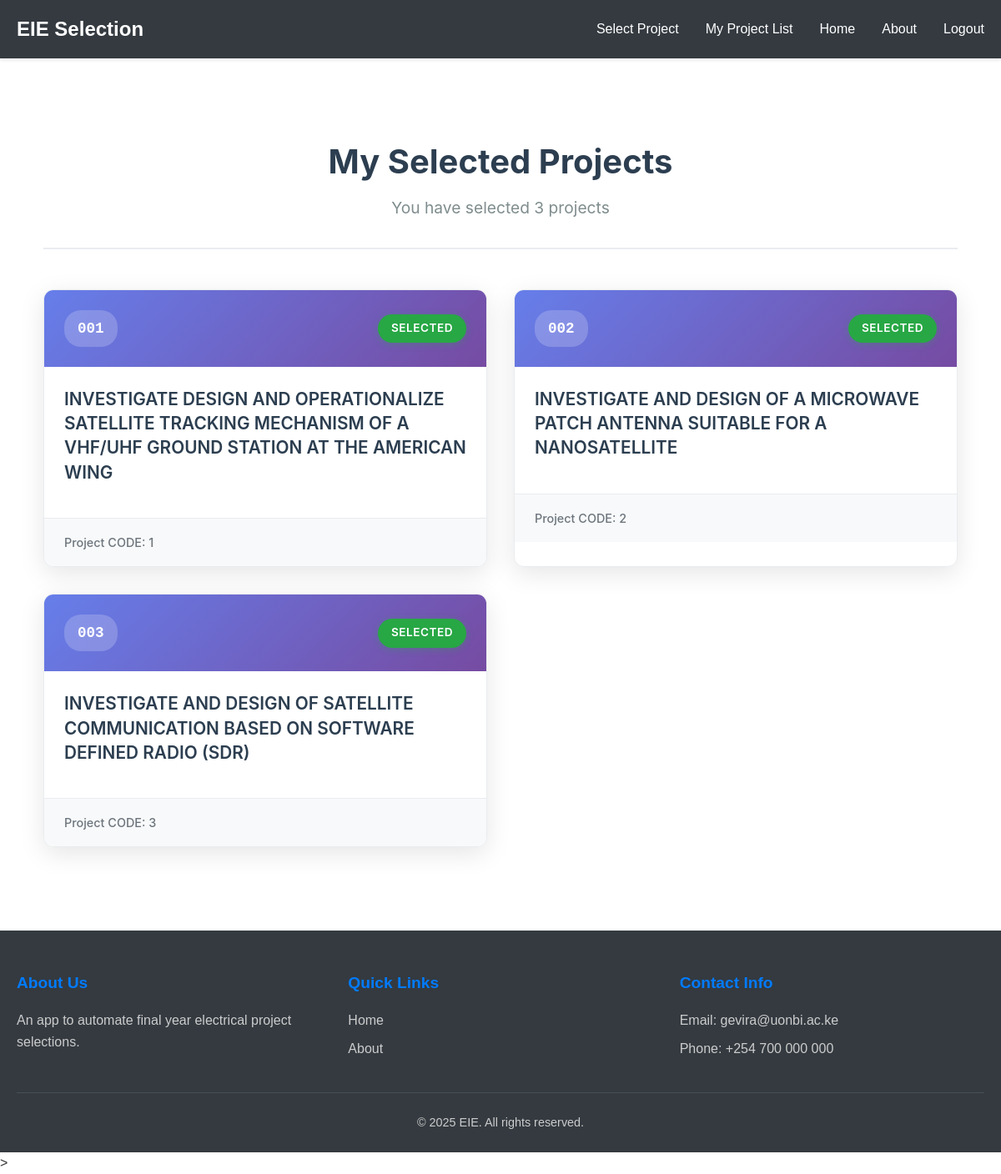
Screenshot of /my-projects/ (signed in) with the database file from the repository.
### base/models.py (models this page shows, shortened)
class Project(models.Model):
    project_title = models.CharField(max_length=255, default='')
    project_number = models.TextField(blank=True, null=True)

### base/views.py (the view)
# urls.py: path('my-projects/', views.user_selected_projects, name='my_projects'),
@login_required
def user_selected_projects(request):
    user_selections = UserProjectSelection.objects.filter(user=request.user)
    selected_projects = [selection.project for selection in user_selections]
    context = {
        'selected_projects': selected_projects,
        'selection_count': len(selected_projects),
    }
    return render(request, 'base/user_selected_projects.html', context)

### base/templates/base/user_selected_projects.html (shortened to what this page needs)
{% extends 'base/base.html'%}
{% block content %}
<div class="selected-projects-container">
    <div class="header-section">
        <h1>My Selected Projects</h1>
        <p class="subtitle">You have selected {{ selection_count }} project{{ selection_count|pluralize }}</p>
    </div>
    {% if selected_projects %}
    <div class="projects-grid">
        {% for project in selected_projects %}
        <div class="project-card">
            <div class="project-header">
                <div class="project-number">{{ project.project_number }}</div>
                <div class="selection-badge">Selected</div>
            </div>
            <div class="project-content">
                <h3 class="project-title">{{ project.project_title }}</h3>
            </div>
            <div class="project-footer">
                <span class="project-info">Project CODE: {{ project.id }}</span>
            </div>
        </div>
        {% endfor %}
    </div>
    {% endif %}
</div>
{% endblock content %}

### base/static/base.css (style rules this page uses)
* { margin: 0; padding: 0; box-sizing: border-box; }
body { font-family: 'Arial', sans-serif; line-height: 1.6; color: #333; background-color: #fff; min-height: 100vh; display: flex; flex-direction: column; justify-content: center; }
h1, h2, h3, h4, h5, h6 { margin-bottom: 0.5rem; font-weight: 600; }
p { margin-bottom: 1rem; }

### base/static/user_selected_project.css (style rules this page uses)
.selected-projects-container { max-width: 1200px; margin: 0 auto; padding: 2rem; font-family: -apple-system, BlinkMacSystemFont, 'Segoe UI', Roboto, Oxygen, Ubuntu, Cantarell, sans-serif; }
.header-section { text-align: center; margin-bottom: 3rem; padding-bottom: 2rem; border-bottom: 2px solid #e9ecef; }
.header-section h1 { color: #2c3e50; font-size: 2.5rem; margin-bottom: 0.5rem; font-weight: 700; }
.subtitle { color: #7f8c8d; font-size: 1.2rem; font-weight: 400; margin: 0; }
.projects-grid { display: grid; grid-template-columns: repeat(auto-fit, minmax(350px, 1fr)); gap: 2rem; margin-bottom: 3rem; }
.project-card { background: white; border-radius: 12px; box-shadow: 0 8px 30px rgba(0, 0, 0, 0.1); overflow: hidden; transition: all 0.3s ease; border: 1px solid #e9ecef; }
.project-header { background: linear-gradient(135deg, #667eea 0%, #764ba2 100%); color: white; padding: 1.5rem; display: flex; justify-content: space-between; align-items: center; }
.project-number { font-size: 1.1rem; font-weight: 700; font-family: 'Monaco', 'Consolas', monospace; background: rgba(255, 255, 255, 0.2); padding: 0.5rem 1rem; border-radius: 20px; backdrop-filter: blur(10px); }
.selection-badge { background: #28a745; color: white; padding: 0.4rem 1rem; border-radius: 20px; font-size: 0.85rem; font-weight: 600; text-transform: uppercase; letter-spacing: 0.5px; box-shadow: 0 2px 8px rgba(40, 167, 69, 0.3); }
.project-content { padding: 1.5rem; }
.project-title { color: #2c3e50; font-size: 1.3rem; font-weight: 600; margin: 0 0 1rem 0; line-height: 1.4; }
.project-footer { padding: 1rem 1.5rem; background: #f8f9fa; border-top: 1px solid #e9ecef; }
.project-info { color: #6c757d; font-size: 0.9rem; font-weight: 500; }
.project-card { animation: slideUp 0.6s ease-out; }
.project-card:nth-child(2) { animation-delay: 0.1s; }
.project-card:nth-child(3) { animation-delay: 0.2s; }

### rows the page displays
Project: project_number "001", project_title "INVESTIGATE DESIGN AND OPERATIONALIZE SATELLITE TRACKING MECHANISM OF A VHF/UHF GROUND STATION AT THE AMERICAN WING", id "1"
Project: project_number "002", project_title "INVESTIGATE AND DESIGN OF A MICROWAVE PATCH ANTENNA SUITABLE FOR A NANOSATELLITE", id "2"
Project: project_number "003", project_title "INVESTIGATE AND DESIGN OF SATELLITE COMMUNICATION BASED ON SOFTWARE DEFINED RADIO (SDR)", id "3"

### other values shown
{{ selection_count }} "3"
